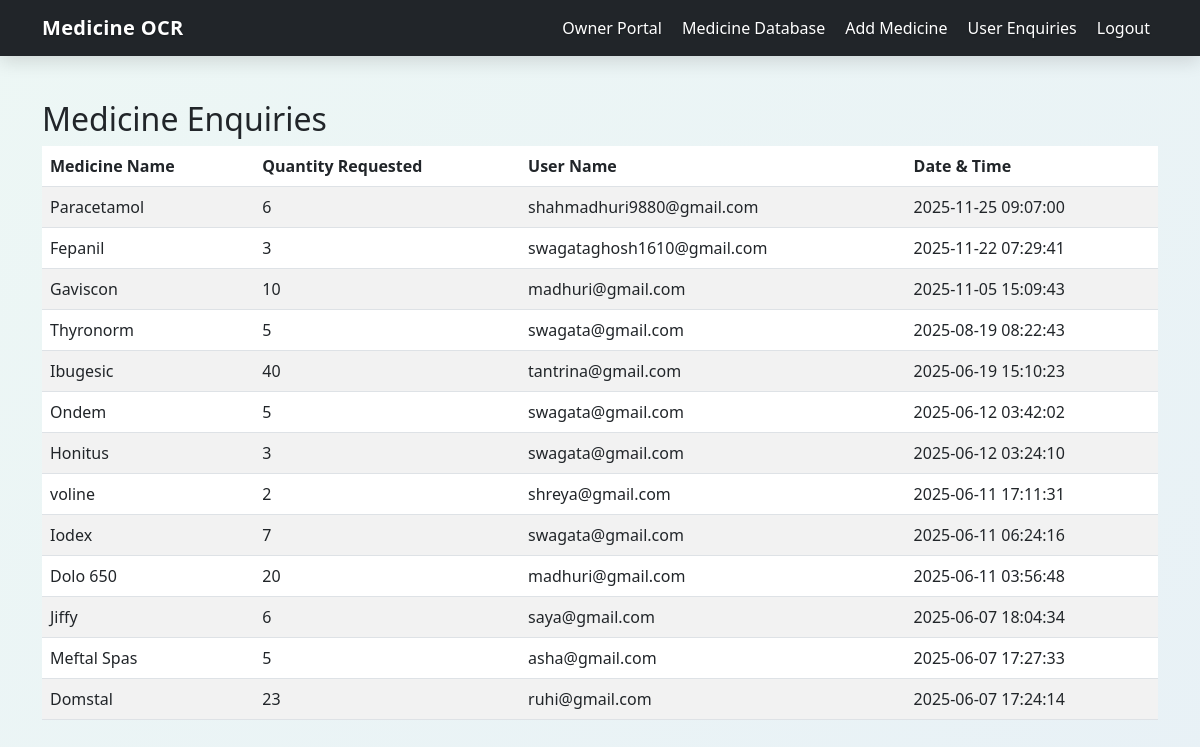
Screenshot of /owner/enquiries (signed in) with the database file from the repository.
### app.py (models this page shows)
class MedicineEnquiry(db.Model):
    id = db.Column(db.Integer, primary_key=True)
    medicine_name = db.Column(db.String(100), nullable=False)
    quantity = db.Column(db.Integer, nullable=False)
    enquiry_date = db.Column(db.DateTime, nullable=False, default=datetime.utcnow)
    user_name = db.Column(db.String(100), nullable=False)

### app.py (the view)
@app.route('/owner/enquiries')
def view_enquiries():
    if 'user_type' not in session or session['user_type'] != 'owner':
        flash('Access denied. Please log in as an owner.', 'danger')
        return redirect(url_for('login_owner'))
    with app.app_context():
        db.create_all()
    enquiries = MedicineEnquiry.query.order_by(MedicineEnquiry.enquiry_date.desc()).all()
    return render_template('enquiries.html', enquiries=enquiries)

### templates/enquiries.html
{% extends "base.html" %}
{% block content %}
<div class="container mt-4">
    <h2>Medicine Enquiries</h2>
    <div class="table-responsive">
        <table class="table table-striped">
            <thead>
                <tr>
                    <th>Medicine Name</th>
                    <th>Quantity Requested</th>
                    <th>User Name</th>
                    <th>Date & Time</th>
                </tr>
            </thead>
            <tbody>
                {% for enquiry in enquiries %}
                <tr>
                    <td>{{ enquiry.medicine_name }}</td>
                    <td>{{ enquiry.quantity }}</td>
                    <td>{{ enquiry.user_name }}</td>
                    <td>{{ enquiry.enquiry_date.strftime('%Y-%m-%d %H:%M:%S') }}</td>
                </tr>
                {% endfor %}
            </tbody>
        </table>
    </div>
</div>
{% endblock %}

### templates/base.html (shortened to what this page needs)
<!DOCTYPE html>
<html lang="en">
<head>
    {% block stylesheets %}
    <link href="https://cdn.jsdelivr.net/npm/bootstrap@5.3.0/dist/css/bootstrap.min.css" rel="stylesheet">
    <link rel="stylesheet" href="https://cdnjs.cloudflare.com/ajax/libs/font-awesome/6.0.0/css/all.min.css">
    {% endblock %}
</head>
<body class="{% if session.get('user_type') == 'owner' %}role-owner{% elif session.get('user_type') == 'user' %}role-user{% endif %}">
    <nav class="navbar navbar-expand-lg navbar-dark bg-dark">
        <div class="container">
            <a class="navbar-brand" href="{{ url_for('index') }}">Medicine OCR</a>
            <div class="collapse navbar-collapse" id="navbarNav">
                <ul class="navbar-nav ms-auto">
                    {% if session.get('user_type') == 'owner' %}
                        <li class="nav-item">
                            <a class="nav-link" href="{{ url_for('index') }}">Owner Portal</a>
                        </li>
                        <li class="nav-item">
                            <a class="nav-link" href="{{ url_for('medicine_database') }}">Medicine Database</a>
                        </li>
                        <li class="nav-item">
                            <a class="nav-link" href="{{ url_for('add_medicine') }}">Add Medicine</a>
                        </li>
                        <li class="nav-item">
                            <a class="nav-link" href="{{ url_for('view_enquiries') }}">User Enquiries</a>
                        </li>
                    {% endif %}
                    {% if session.get('user_type') %}
                        <li class="nav-item">
                            <a class="nav-link" href="{{ url_for('logout') }}">Logout</a>
                        </li>
                    {% endif %}
                </ul>
            </div>
        </div>
    </nav>
    <div class="content-wrapper">
        {% block content %}{% endblock %}
    </div>
</body>
</html>

### rows the page displays
MedicineEnquiry: medicine_name "Paracetamol", quantity "6", user_name "shahmadhuri9880@gmail.com", enquiry_date "2025-11-25 09:07:00"
MedicineEnquiry: medicine_name "Fepanil", quantity "3", user_name "swagataghosh1610@gmail.com", enquiry_date "2025-11-22 07:29:41"
MedicineEnquiry: medicine_name "Gaviscon", quantity "10", user_name "madhuri@gmail.com", enquiry_date "2025-11-05 15:09:43"
MedicineEnquiry: medicine_name "Thyronorm", quantity "5", user_name "swagata@gmail.com", enquiry_date "2025-08-19 08:22:43"
MedicineEnquiry: medicine_name "Ibugesic", quantity "40", user_name "tantrina@gmail.com", enquiry_date "2025-06-19 15:10:23"
MedicineEnquiry: medicine_name "Ondem", quantity "5", user_name "swagata@gmail.com", enquiry_date "2025-06-12 03:42:02"
MedicineEnquiry: medicine_name "Honitus", quantity "3", user_name "swagata@gmail.com", enquiry_date "2025-06-12 03:24:10"
MedicineEnquiry: medicine_name "voline", quantity "2", user_name "shreya@gmail.com", enquiry_date "2025-06-11 17:11:31"
MedicineEnquiry: medicine_name "Iodex", quantity "7", user_name "swagata@gmail.com", enquiry_date "2025-06-11 06:24:16"
MedicineEnquiry: medicine_name "Dolo 650", quantity "20", user_name "madhuri@gmail.com", enquiry_date "2025-06-11 03:56:48"
MedicineEnquiry: medicine_name "Jiffy", quantity "6", user_name "saya@gmail.com", enquiry_date "2025-06-07 18:04:34"
MedicineEnquiry: medicine_name "Meftal Spas", quantity "5", user_name "asha@gmail.com", enquiry_date "2025-06-07 17:27:33"
MedicineEnquiry: medicine_name "Domstal", quantity "23", user_name "ruhi@gmail.com", enquiry_date "2025-06-07 17:24:14"
